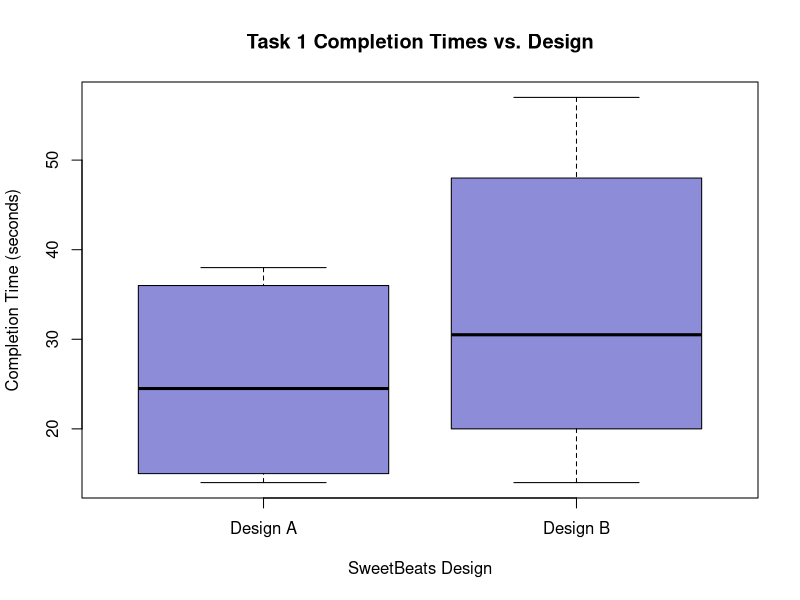
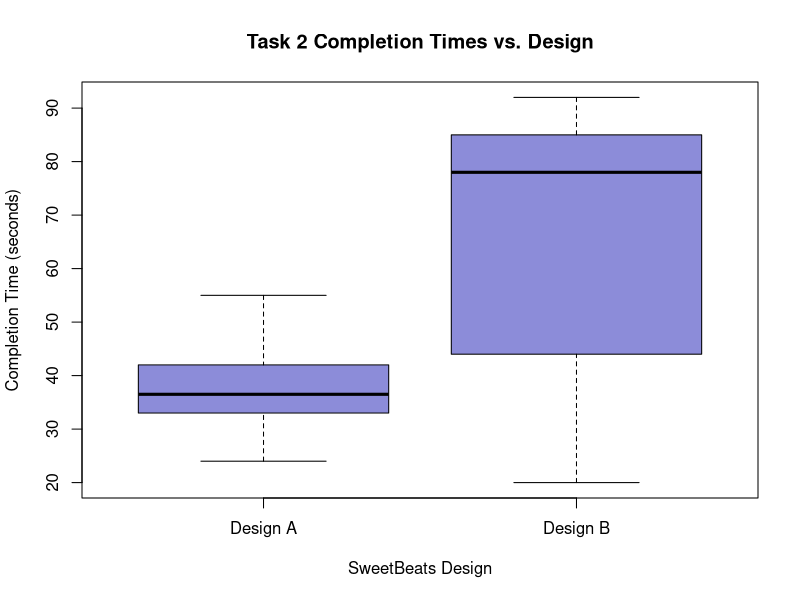
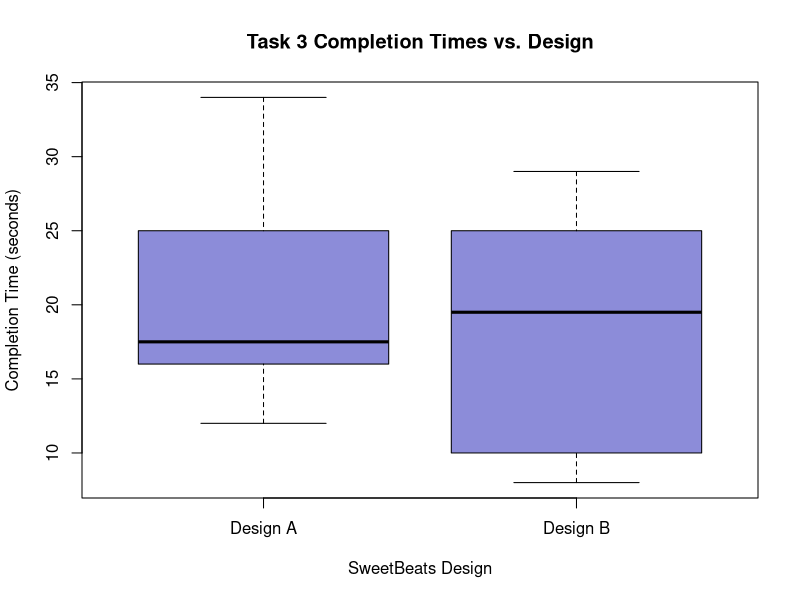
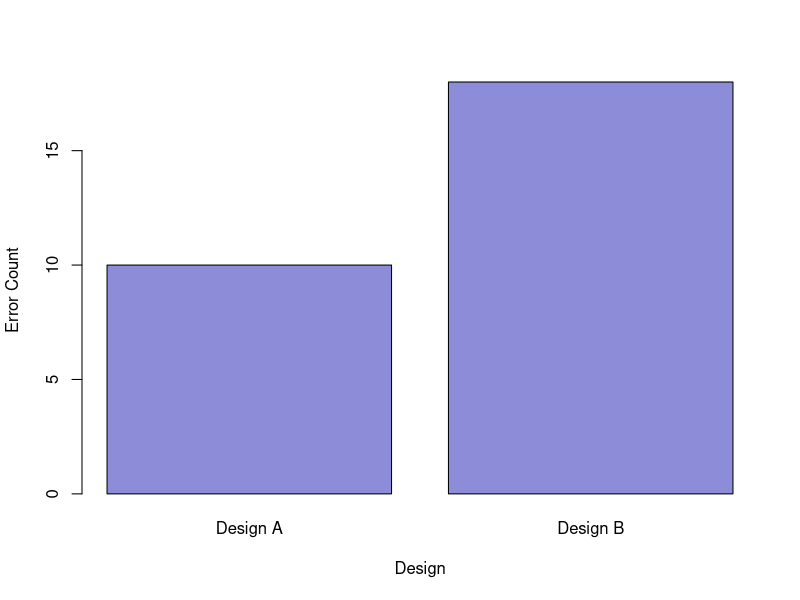

Reproduce these figures in R, in order.
# Create vectors for each of the t-tests we intend to conduct.
# These will correspond to time and error metrics for designs A, and B, for each task (including the overall usability task)

# Task times should be in seconds or minutes accross all tasks

designATask1Time <- c(30, 15, 36, 38, 14, 19)
designBTask1Time <- c(20, 14, 48, 57, 26, 35)

designATask2Time <- c(33, 55, 24, 42, 36, 37)
designBTask2Time <- c(83, 85, 20, 92, 44, 73)

designATask3Time <- c(12, 25, 34, 17, 18, 16)
designBTask3Time <- c(15, 8, 10, 29, 25, 24)

designATaskOverallTime <- c(93, 95, 46, 32, 46, 30)
designBTaskOverallTime <- c(83, 117, 86, 93, 54, 41)

designATask1Errors <- c(1, 0, 2, 1, 0, 1)
designBTask1Errors <- c(1, 0, 2, 1, 1, 3)

designATask2Errors <- c(3, 1, 1, 0, 0, 0)
designBTask2Errors <- c(4, 2, 0, 2, 0, 2)

designATask3Errors <- c(0, 0, 0, 0, 0, 0)
designBTask3Errors <- c(0, 0, 0, 0, 0, 0)

designATaskOverallErrors <- c(0, 0, 0, 0, 0, 0)
designBTaskOverallErrors <- c(0, 0, 1, 0, 0, 0)

designAExperience <- c(1, 2, 2, 1, 2, 1)
designBExperience <- c(2, 1, 1, 1, 3, 2)

designAFun <- c(4, 4, 4, 2, 5, 4)
designBFun <- c(5, 5, 5, 5, 5, 4)

designAUsefulness <- c(3, 3, 3, 1, 3, 4)
designBUsefulness <- c(4, 2, 4, 5, 3, 5)


designAUsabilityTestResults <- c(95, 87.5, 77.5, 72.5, 90, 85)
designBUsabilityTestResults <- c(72.5, 85, 92.5, 85, 70, 70)
# These might be a useful set of data points in order to compare if there
# was a significant change in the usability of the system
# after implementing our changes.
# At least on my tests (Angel), I could see participants
# reported a significantly higher usability test score than previously


pastUsabilityScaleResults <- c(32.5, 62.5, 42.5, 55.5, 75, 77.5, 70, 87.5)

# Perform t-test for task 1 time
t_test_task_1_time <- t.test(designATask1Time, designBTask1Time)

# Perform t-test for task 2 time
t_test_task_2_time <- t.test(designATask2Time, designBTask2Time)

# Perform t-test for task 3 time
t_test_task_3_time <- t.test(designATask3Time, designBTask3Time)

# Perform t-test for overabll usability time
t_test_overall_task_time <- t.test(designATaskOverallTime, designBTaskOverallTime)

# Perform t-test for task 1 errors
t_test_task_1_err <- t.test(designATask1Errors, designBTask1Errors)

# Perform t-test for task 2 errors
t_test_task_2_err <- t.test(designATask2Errors, designBTask2Errors)

# Perform t-test for task 3 errors
t_test_task_3_err <- t.test(designATask3Errors, designBTask3Errors)

# Perform t-test for overall task errors
t_test_task_4_err <- t.test(designATaskOverallErrors, designBTaskOverallErrors)

# Perform t-test for self-reported experience required
t_test_experience <- t.test(designAExperience, designBExperience)

# Perform t-test for self-reported program fun
t_test_fun <- t.test(designAFun, designBFun)

# Perform t-test for self-reported program usefulness
t_test_usefulness <- t.test(designAUsefulness, designBUsefulness)

# Perform t-test for self-reported program usefulness
t_test_overall_usability <- t.test(designAUsabilityTestResults, designBUsabilityTestResults)


boxplot(designATask1Time,designBTask1Time, col=c(rgb(0.1,0.1,0.7,0.5), rgb(0.1,0.1,0.7,0.5)), xlab="SweetBeats Design",main="Task 1 Completion Times vs. Design", ylab="Completion Time (seconds)", names=c("Design A", "Design B"))
boxplot(designATask2Time,designBTask2Time, col=c(rgb(0.1,0.1,0.7,0.5), rgb(0.1,0.1,0.7,0.5)), xlab="SweetBeats Design",main="Task 2 Completion Times vs. Design", ylab="Completion Time (seconds)", names=c("Design A", "Design B"))
boxplot(designATask3Time,designBTask3Time, col=c(rgb(0.1,0.1,0.7,0.5), rgb(0.1,0.1,0.7,0.5)), xlab="SweetBeats Design",main="Task 3 Completion Times vs. Design", ylab="Completion Time (seconds)", names=c("Design A", "Design B"))

errCountA <- sum(c(designATask1Errors, designATask2Errors, designATask3Errors))
errCountB <- sum(c(designBTask1Errors, designBTask2Errors, designBTask3Errors))

barplot(cbind(errCountA, errCountB), col=c(rgb(0.1,0.1,0.7,0.5), rgb(0.1,0.1,0.7,0.5)), ylab="Error Count", xlab="Design", names=c("Design A", "Design B"))



print(t_test_task_1_time)
print(t_test_task_2_time)
print(t_test_task_3_time)
print(t_test_overall_task_time)
print(t_test_task_1_err)
print(t_test_task_2_err)
print(t_test_task_3_err)
print(t_test_task_4_err)
print(t_test_experience)
print(t_test_fun)
print(t_test_usefulness)
print(t_test_overall_usability)

summary(designATask1Errors)
summary(designATask2Errors)
summary(designATask3Errors)
summary(designATaskOverallErrors)
